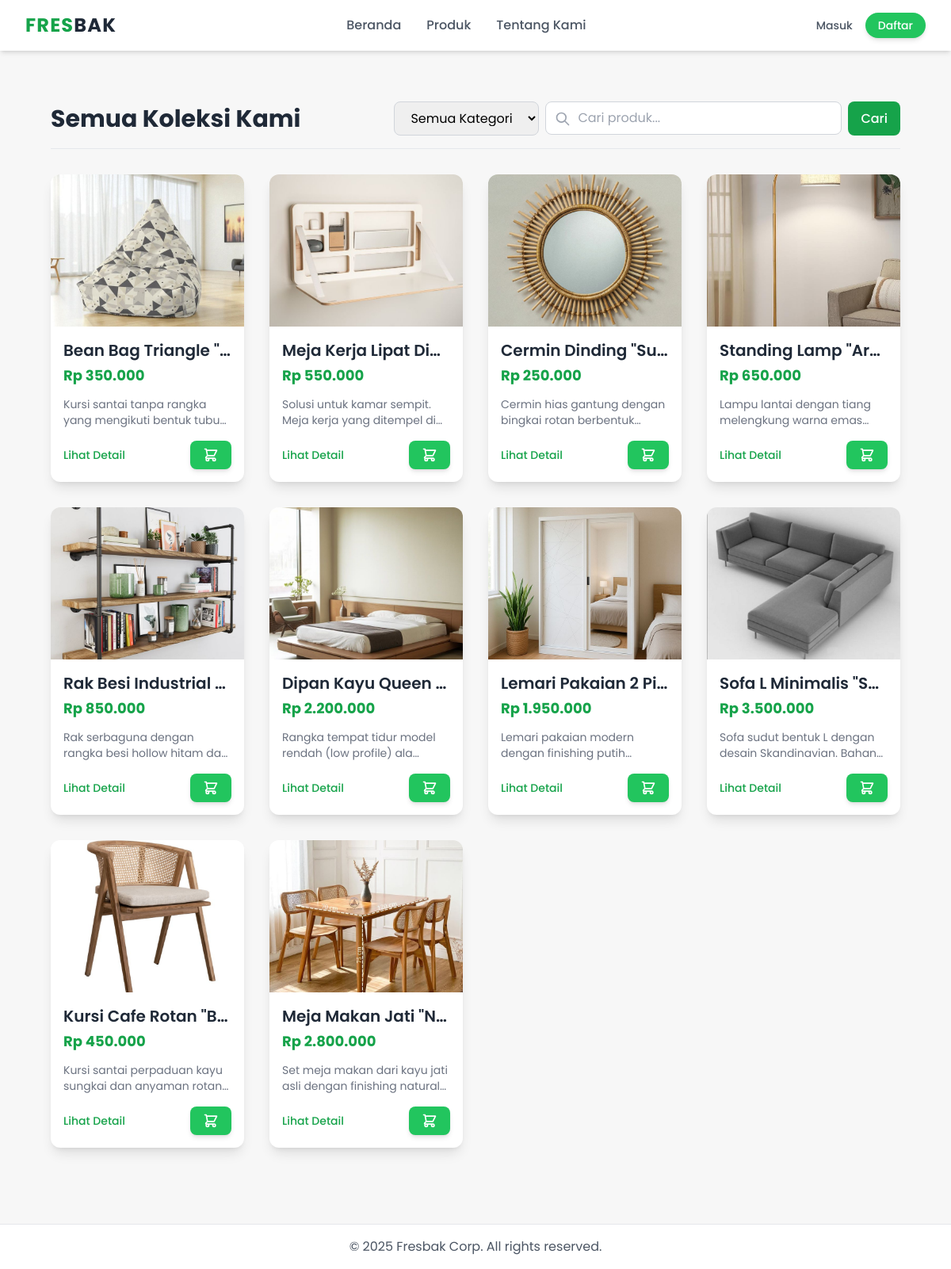
/products.php, run on the app's committed database.
### tables this page shows
CREATE TABLE `products` (
  `id` int NOT NULL,
  `name` varchar(255) NOT NULL,
  `category` varchar(50) DEFAULT 'Umum',
  `description` text,
  `price` decimal(10,2) NOT NULL,
  `stock` int NOT NULL DEFAULT '0',
  `image` varchar(255) DEFAULT NULL,
  `created_at` timestamp NULL DEFAULT CURRENT_TIMESTAMP,
  `is_active` tinyint(1) NOT NULL DEFAULT '1'
);

### products.php (the view, shortened to what this page needs)
<?php
include 'config.php';
$search_keyword = $_GET['search'] ?? '';
$category_filter = $_GET['category'] ?? '';
try {
    $sql = "SELECT id, name, price, image, description, stock FROM products WHERE is_active = 1";
    $params = [];
    $sql .= " ORDER BY id DESC";
    $stmt = $db->prepare($sql);
    $stmt->execute($params);
    $products = $stmt->fetchAll(PDO::FETCH_ASSOC);
} catch (PDOException $e) {
    $products = [];
}
$cart_map = [];
include 'header.php';
?>
<main class="max-w-7xl mx-auto px-4 sm:px-6 lg:px-8 py-8">
    <div class="flex flex-col md:flex-row justify-between items-center mb-8 border-b pb-4 gap-4">
        <h1 class="text-3xl font-bold text-gray-800">Semua Koleksi Kami</h1>
        <form action="products.php" method="GET" class="flex flex-col sm:flex-row gap-2 w-full md:w-auto">
            <select name="category" class="border border-gray-300 rounded-lg px-4 py-2 focus:ring-green-500 focus:border-green-500">
                <option value="">Semua Kategori</option>
            </select>
            <div class="relative">
                <input type="text" name="search" placeholder="Cari produk..." value="<?= htmlspecialchars($search_keyword) ?>"
                       class="border border-gray-300 rounded-lg px-4 py-2 pl-10 focus:ring-green-500 focus:border-green-500 w-full">
                <div class="absolute inset-y-0 left-0 pl-3 flex items-center pointer-events-none">
                </div>
            </div>
            <button type="submit" class="bg-green-600 hover:bg-green-700 text-white font-medium py-2 px-4 rounded-lg transition">
                Cari
            </button>
        </form>
    </div>
    <?php if (empty($products)): ?>
        <div class="bg-yellow-50 border border-yellow-200 text-yellow-800 p-8 rounded-lg shadow-sm text-center">
            <svg class="w-16 h-16 mx-auto text-yellow-400 mb-4" fill="none" stroke="currentColor" viewBox="0 0 24 24"><path stroke-linecap="round" stroke-linejoin="round" stroke-width="2" d="M9.172 16.172a4 4 0 015.656 0M9 10h.01M15 10h.01M21 12a9 9 0 11-18 0 9 9 0 0118 0z"></path></svg>
            <h3 class="text-xl font-bold mb-2">Produk Tidak Ditemukan</h3>
            <p>Maaf, kami tidak menemukan produk yang sesuai dengan pencarian "<strong><?= htmlspecialchars($search_keyword . ' ' . $category_filter) ?></strong>".</p>
            <a href="products.php" class="inline-block mt-4 text-green-600 hover:underline font-medium">Lihat Semua Produk &rarr;</a>
        </div>
    <?php else: ?>
        <div class="grid grid-cols-1 sm:grid-cols-2 md:grid-cols-3 lg:grid-cols-4 gap-8">
            <?php foreach ($products as $product): ?>
            <div class="bg-white rounded-xl shadow-lg overflow-hidden transform hover:shadow-xl hover:-translate-y-1 transition duration-300 group flex flex-col justify-between">
                <div>
                    <a href="product.php?id=<?= $product['id'] ?>">
                        <div class="relative h-48 overflow-hidden">
                            <?php
                            $image_path = "uploads/products/" . htmlspecialchars($product['image']);
                            $image_src = file_exists($image_path) && !is_dir($image_path) ? $image_path : 'assets/placeholder.jpg';
                            ?>
                            <img src="<?= $image_src ?>" alt="<?= htmlspecialchars($product['name']) ?>" class="w-full h-full object-cover transition duration-500 group-hover:scale-110">
                        </div>
                        <div class="p-4">
                            <h3 class="text-xl font-semibold text-gray-800 mb-1 truncate"><?= htmlspecialchars($product['name']) ?></h3>
                            <p class="text-lg font-bold text-green-600 mb-3">Rp <?= number_format($product['price'], 0, ',', '.') ?></p>
                            <p class="text-sm text-gray-500 line-clamp-2"><?= htmlspecialchars(substr($product['description'], 0, 80)) ?>...</p>
                        </div>
                    </a>
                </div>
                <div class="p-4 pt-0 mt-auto flex justify-between items-center">
                    <a href="product.php?id=<?= $product['id'] ?>" class="text-sm text-green-600 font-medium hover:underline">Lihat Detail</a>
                    <?php
                    $in_cart = isset($cart_map[$product['id']]);
                    ?>
                    <?php if (!$in_cart): ?>
                        <form action="cart.php" method="POST">
                            <button type="submit" name="add_to_cart"
                                class="bg-green-500 hover:bg-green-600 text-white font-semibold py-2 px-4 rounded-lg transition duration-300 shadow-md text-sm flex items-center"
                                <?= $product['stock'] == 0 ? 'disabled style="opacity: 0.6;"' : '' ?>>
                                <svg class="w-5 h-5" fill="none" stroke="currentColor" viewBox="0 0 24 24"><path stroke-linecap="round" stroke-linejoin="round" stroke-width="2" d="M3 3h2l.4 2M7 13h10l4-8H5.4M7 13L5.4 5M7 13l-2.293 2.293c-.63.63-.184 1.707.707 1.707H17m0 0a2 2 0 100 4 2 2 0 000-4zm-8 2a2 2 0 11-4 0 2 2 0 014 0z"></path></svg>
                            </button>
                        </form>
                    <?php endif; ?>
                </div>
            </div>
            <?php endforeach; ?>
        </div>
    <?php endif; ?>
</main>
<?php include 'footer.php'; ?>

### header.php (style rules this page uses)
body { font-family: 'Poppins', sans-serif; background-color: #f7f7f7; }

### data on the page
products: image (picture), name "Bean Bag Triangle \"…", price "350.000", description "Kursi santai tanpa rangka yang mengikuti bentuk…"
products: image (picture), name "Meja Kerja Lipat Di…", price "550.000", description "Solusi untuk kamar sempit. Meja kerja yang ditempel…"
products: image (picture), name "Cermin Dinding \"Su…", price "250.000", description "Cermin hias gantung dengan bingkai rotan…"
products: image (picture), name "Standing Lamp \"Ar…", price "650.000", description "Lampu lantai dengan tiang melengkung warna…"
products: image (picture), name "Rak Besi Industrial…", price "850.000", description "Rak serbaguna dengan rangka besi hollow hitam…"
products: image (picture), name "Dipan Kayu Queen…", price "2.200.000", description "Rangka tempat tidur model rendah (low profile)…"
products: image (picture), name "Lemari Pakaian 2 Pi…", price "1.950.000", description "Lemari pakaian modern dengan finishing…"
products: image (picture), name "Sofa L Minimalis \"S…", price "3.500.000", description "Sofa sudut bentuk L dengan desain Skandinavian.…"
products: image (picture), name "Kursi Cafe Rotan \"B…", price "450.000", description "Kursi santai perpaduan kayu sungkai dan anyaman…"
products: image (picture), name "Meja Makan Jati \"N…", price "2.800.000", description "Set meja makan dari kayu jati asli dengan finishing…"
